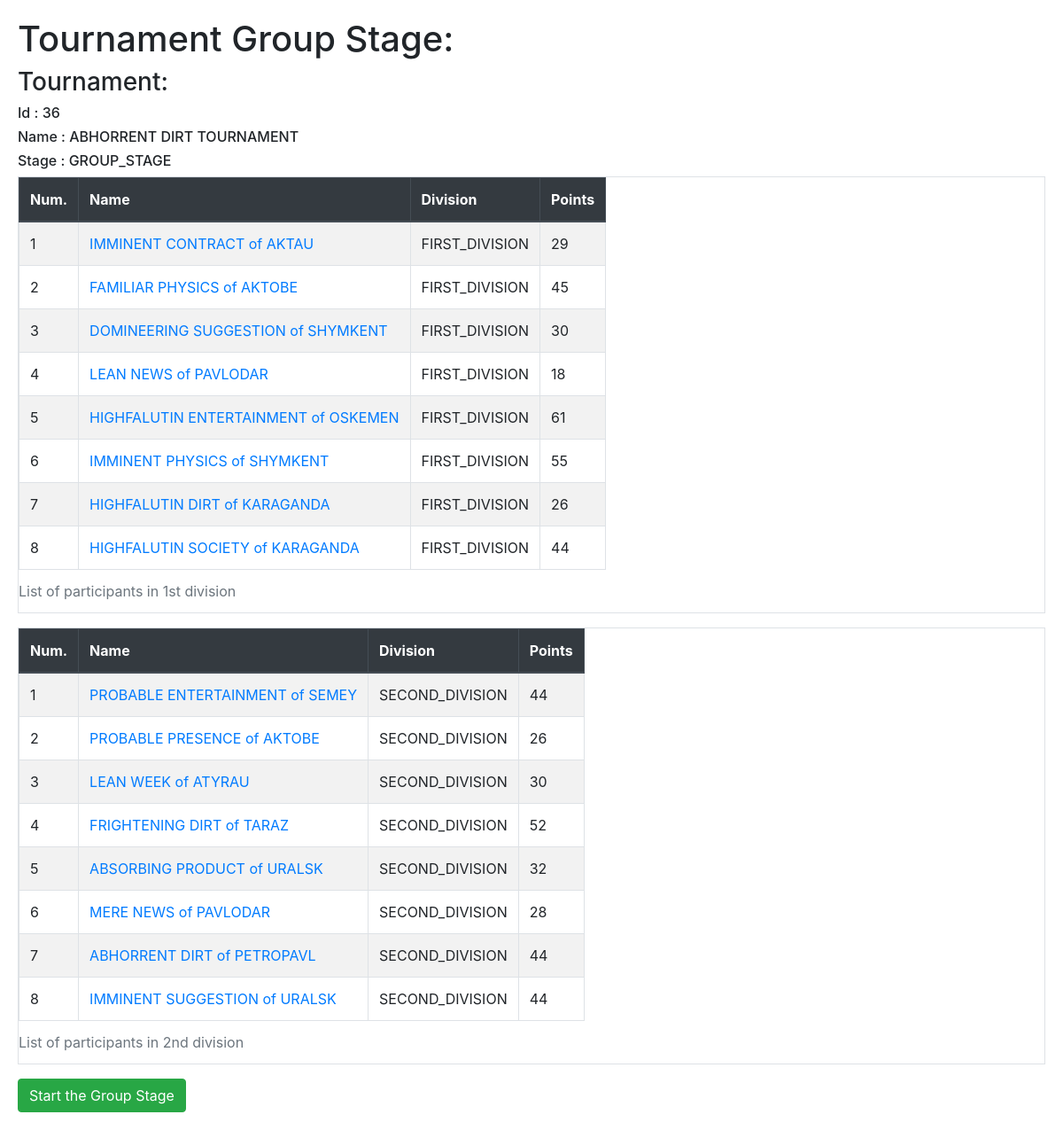
The page /tournaments/36/group_stage/start/ on the database its author committed.
### apps/tournaments/models.py (models this page shows, shortened)
class Tournament(RandomNameGeneratedModel, TimeStampModel):
    is_active = models.BooleanField(default=True, blank=True)
    current_stage = models.CharField(
        max_length=20,
        choices=TournamentStages.choices,
        default=TournamentStages.PREPARATION,
        db_index=True,)
    def change_stage(self, new_stage):
        self.current_stage = new_stage
        self.save(update_fields=('current_stage',))
    class Meta:
        verbose_name = "Tournament"
        verbose_name_plural = "Tournament"

class TournamentParticipant(models.Model):
    @property
    def points(self):
        games_as_left_player = self.as_left_player.all()
        points = sum(game.left_player_score for game in games_as_left_player)
        games_as_right_player = self.as_right_player.all()
        points += sum(game.right_player_score for game in games_as_right_player)
        return points
    tournament = models.ForeignKey(
        'tournaments.Tournament',
        related_name='participants',
        on_delete=models.CASCADE
    )
    team = models.ForeignKey(
        'teams.Team',
        related_name='participantions',
        on_delete=models.CASCADE
    )
    in_game = models.BooleanField(default=True)
    division = models.CharField(
        max_length=20,
        choices=Divisions.choices,
        default=Divisions.NOT_ASSIGNED,
    )
    class Meta:
        verbose_name = "Tournament participant"
        verbose_name_plural = "Tournament participants"

### apps/teams/models.py (models this page shows, shortened)
class Team(RandomNameGeneratedModel, TimeStampModel):
    class Meta:
        verbose_name = "Team"
        verbose_name_plural = "Teams"

### apps/games/models.py (models this page shows, shortened)
class Game(TimeStampModel):
    tournament = models.ForeignKey(
        'tournaments.Tournament',
        related_name='games',
        on_delete=models.CASCADE
    )
    left_player = models.ForeignKey(
        'tournaments.TournamentParticipant',
        related_name='as_left_player',
        on_delete=models.SET_NULL,
        null=True
    )
    right_player = models.ForeignKey(
        'tournaments.TournamentParticipant',
        related_name='as_right_player',
        on_delete=models.SET_NULL,
        null=True
    )
    stage = models.CharField(
        max_length=20,
        choices=TournamentStages.choices,
        default=TournamentStages.PREPARATION,
        db_index=True, )
    left_player_score = models.IntegerField(default=0, blank=True)
    right_player_score = models.IntegerField(default=0, blank=True)
    winner = models.CharField(
        max_length=20,
        choices=WinnerStatus.choices,
        default=WinnerStatus.UNDERFINED,
        db_index=True,
    )
    objects = GameManager()
    class Meta:
        verbose_name = "Game"
        verbose_name_plural = "Games"

### apps/core/decorators.py (the view)
    def wrapper(request, **kwargs):
        tournament_id = kwargs.get('tournament_id', kwargs.get('id'))
        try:
            tournament = Tournament.objects.get(id=tournament_id)
        except Tournament.DoesNotExist:
            return render(request, 'core/404.html')
        return function(request, tournament)

### apps/core/models.py (called while the page is built)
    def save(self, force_insert=False, force_update=False, using=None,
             update_fields=None):
        if self.name == "" or self.name is None:
            generated_name = self.generate_name()
            assert generated_name is not None, f"You must implement generate_name() function " \
                                               f"in {self._meta.model_name} model."
            self.name = generated_name
        super(RandomNameGeneratedModel, self).save(force_insert, force_update, using, update_fields)

### apps/tournaments/templates/tournaments/tournaments_group_stage.html (shortened to what this page needs)
{% extends 'core/base.html' %}
{% block content %}
    <h1 class="display-6">Tournament Group Stage:</h1>
    <h3 class="display-6">Tournament:</h3>
    <h6> Id : {{ tournament.id }}</h6>
    <h6> Name : {{ tournament.name }}</h6>
    <h6> Stage : {{ tournament.current_stage }}</h6>
    <table class="table table-striped table-bordered table-hover" style="display: inline; float: left">
        <caption>List of participants in 1st division</caption>
        <thead class="thead-dark">
            <tr>
                <th>Num.</th>
                <th>Name</th>
                <th>Division</th>
                <th>Points</th>
            </tr>
        </thead>
        {% for participant in first_division_participants %}
            <tr>
                <td>{{ forloop.counter  }}</td>
                <td><a href="{% url 'teams:retrieve' tournament_id=tournament.id id=participant.team.id %}">{{ participant.team.name }}</a></td>
                <td>{{ participant.division }}</td>
                <td>{{ participant.points }}</td>
            </tr>
        {% endfor %}
    </table>
    <table class="table table-striped table-bordered table-hover" style="display: inline; float: right;">
        <caption>List of participants in 2nd division</caption>
        <thead class="thead-dark">
          <tr>
              <th>Num.</th>
              <th>Name</th>
              <th>Division</th>
              <th>Points</th>
          </tr>
        </thead>
        {% for  participant in second_division_participants %}
            <tr>
                <td>{{ forloop.counter  }}</td>
                <td><a href="{% url 'teams:retrieve' tournament_id=tournament.id id=participant.team.id %}">{{ participant.team.name }}</a></td>
                <td>{{ participant.division }}</td>
                <td>{{ participant.points }}</td>
            </tr>
        {% endfor %}
    </table>
    <form action="{% url 'tournaments:group-stage-result'  id=tournament.id%}">
        <input type="submit" class="btn btn-success" value="Start the Group Stage" />
    </form>
{% endblock content %}

### rows shown on the page
Tournament: id "36", name "ABHORRENT DIRT TOURNAMENT", current_stage "GROUP_STAGE"
TournamentParticipant: team.name "IMMINENT CONTRACT of AKTAU", division "FIRST_DIVISION", points "29"
TournamentParticipant: team.name "FAMILIAR PHYSICS of AKTOBE", division "FIRST_DIVISION", points "45"
TournamentParticipant: team.name "DOMINEERING SUGGESTION of SHYMKENT", division "FIRST_DIVISION", points "30"
TournamentParticipant: team.name "LEAN NEWS of PAVLODAR", division "FIRST_DIVISION", points "18"
TournamentParticipant: team.name "HIGHFALUTIN ENTERTAINMENT of OSKEMEN", division "FIRST_DIVISION", points "61"
TournamentParticipant: team.name "IMMINENT PHYSICS of SHYMKENT", division "FIRST_DIVISION", points "55"
TournamentParticipant: team.name "HIGHFALUTIN DIRT of KARAGANDA", division "FIRST_DIVISION", points "26"
TournamentParticipant: team.name "HIGHFALUTIN SOCIETY of KARAGANDA", division "FIRST_DIVISION", points "44"
TournamentParticipant: team.name "PROBABLE ENTERTAINMENT of SEMEY", division "SECOND_DIVISION", points "44"
TournamentParticipant: team.name "PROBABLE PRESENCE of AKTOBE", division "SECOND_DIVISION", points "26"
TournamentParticipant: team.name "LEAN WEEK of ATYRAU", division "SECOND_DIVISION", points "30"
TournamentParticipant: team.name "FRIGHTENING DIRT of TARAZ", division "SECOND_DIVISION", points "52"
TournamentParticipant: team.name "ABSORBING PRODUCT of URALSK", division "SECOND_DIVISION", points "32"
TournamentParticipant: team.name "MERE NEWS of PAVLODAR", division "SECOND_DIVISION", points "28"
TournamentParticipant: team.name "ABHORRENT DIRT of PETROPAVL", division "SECOND_DIVISION", points "44"
TournamentParticipant: team.name "IMMINENT SUGGESTION of URALSK", division "SECOND_DIVISION", points "44"
